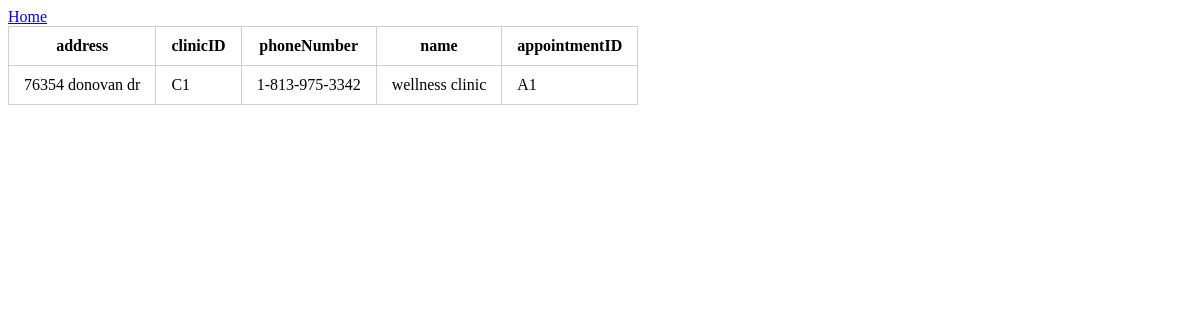
The app's page /Clinic.php, older data.
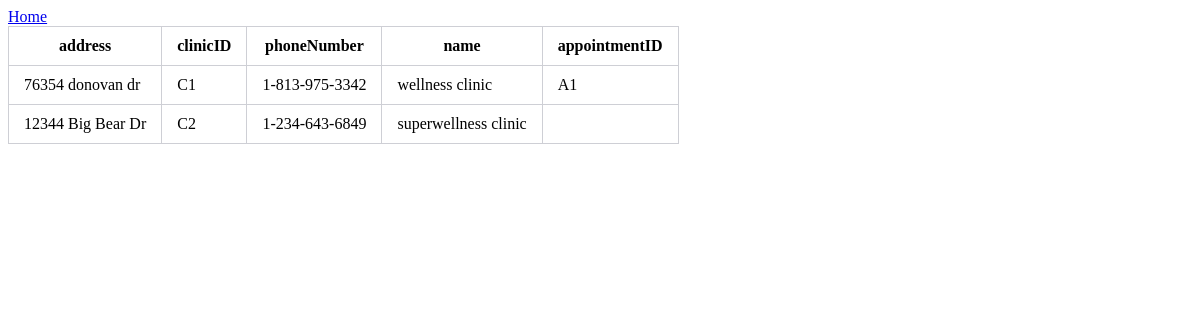
The same page, newer data.
### tables this page shows
CREATE TABLE `clinic` (
  `address` varchar(30) NOT NULL,
  `clinicID` varchar(10) NOT NULL,
  `phoneNumber` varchar(20) DEFAULT NULL,
  `name` varchar(20) DEFAULT NULL,
  `appointmentID` varchar(11) DEFAULT NULL
);

### Clinic.php (the view, shortened to what this page needs)
<!DOCTYPE html>
<html>
<head><link rel="stylesheet" href="style.css" type="text/css"></head>
<a href ="index.html">Home</a>
<body>
	<?php
	include('dbconnect.php');
$query ="SELECT * FROM clinic";
$result = mysqli_query($conn,$query);
echo
"<table>
<tr>
	<th> address</th>
	<th> clinicID</th>
	<th> phoneNumber</th>
	<th> name</th>
	<th> appointmentID</th>
</tr>";
if ($result->num_rows > 0) {
while ($row = mysqli_fetch_assoc($result)){
	if ($row)
		echo "<tr><td>".$row["address"]."</td><td>".$row["clinicID"]."</td><td>".$row["phoneNumber"]."</td><td>".$row["name"]."</td><td>".$row["appointmentID"]."</td></tr>";
}
}
else {
	echo "DIDN'T FIND ANYTHING";
}
echo
"</table>";
?>
</body>
</html>

### style.css (style rules this page uses)
table { border-collapse: collapse; }
th, td { border: 1px solid #cecfd5; padding: 10px 15px; }

Row changes from the older to the newer data that the page shows:
added clinic: address "12344 Big Bear Dr", clinicID "C2", phoneNumber "1-234-643-6849", name "superwellness clinic"
